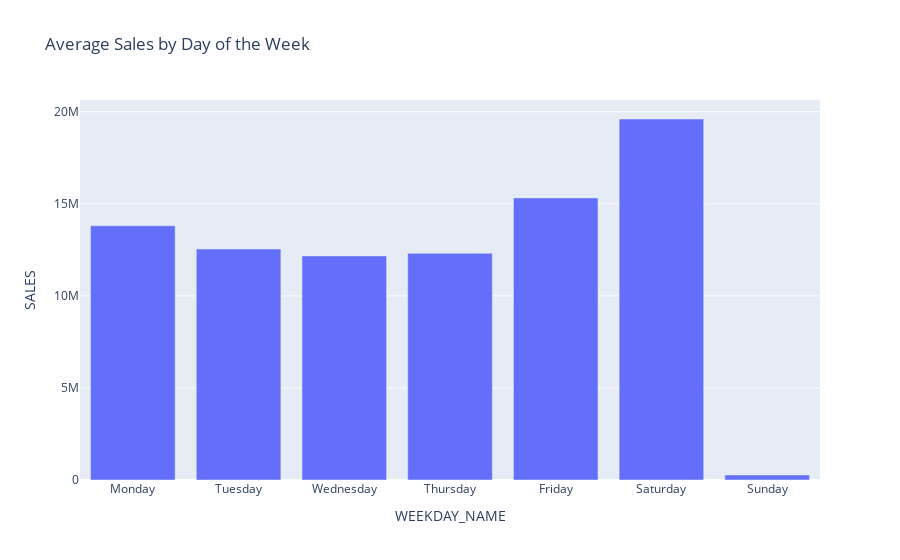

This figure's notebook cell:
### Code cell
# 3.3 Which day of the week has the best sales (on average)?

# Group by weekday and calculate mean sales
weekday_sales = sales_exploration.groupby('WEEKDAY').mean().reset_index()

# Map the weekday numbers to day names
weekday_sales['WEEKDAY_NAME'] = weekday_sales['WEEKDAY'].map({
    0: 'Monday', 1: 'Tuesday', 2: 'Wednesday', 3: 'Thursday', 
    4: 'Friday', 5: 'Saturday', 6: 'Sunday'})

# Bar graph for sales by weekday
fig = px.bar(weekday_sales, x='WEEKDAY_NAME', y='SALES', 
             title='Average Sales by Day of the Week')
fig.show()

# Best sales day
best_day = weekday_sales.loc[weekday_sales['SALES'].idxmax()]['WEEKDAY_NAME']
print(f'The day with the best sales on average is {best_day}.')

### Figure 1 — Plotly figure (JSON) as saved in the notebook; plotly's stock layout.template omitted (floating-point values rounded to 4 significant figures)
{"data": [{"alignmentgroup": "True", "hovertemplate": "WEEKDAY_NAME=%{x}<br>SALES=%{y}<extra></extra>", "legendgroup": "", "marker": {"color": "#636efa", "pattern": {"shape": ""}}, "name": "", "offsetgroup": "", "orientation": "v", "showlegend": false, "textposition": "auto", "type": "bar", "x": ["Monday", "Tuesday", "Wednesday", "Thursday", "Friday", "Saturday", "Sunday"], "xaxis": "x", "y": [13810000.0, 12540000.0, 12170000.0, 12310000.0, 15320000.0, 19610000.0, 273400.0], "yaxis": "y"}], "layout": {"barmode": "relative", "legend": {"tracegroupgap": 0}, "title": {"text": "Average Sales by Day of the Week"}, "xaxis": {"anchor": "y", "domain": [0, 1], "title": {"text": "WEEKDAY_NAME"}}, "yaxis": {"anchor": "x", "domain": [0, 1], "title": {"text": "SALES"}}}}
